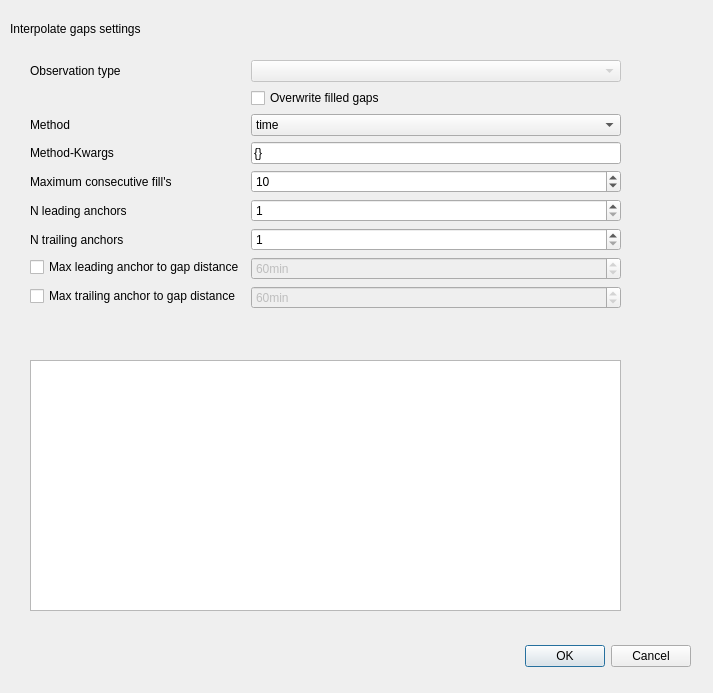
<?xml version="1.0" encoding="UTF-8"?>
<ui version="4.0">
 <class>Dialog</class>
 <widget class="QDialog" name="Dialog">
  <property name="geometry">
   <rect>
    <x>0</x>
    <y>0</y>
    <width>713</width>
    <height>693</height>
   </rect>
  </property>
  <property name="windowTitle">
   <string>Dialog</string>
  </property>
  <widget class="QDialogButtonBox" name="buttonBox">
   <property name="geometry">
    <rect>
     <x>70</x>
     <y>640</y>
     <width>621</width>
     <height>32</height>
    </rect>
   </property>
   <property name="orientation">
    <enum>Qt::Horizontal</enum>
   </property>
   <property name="standardButtons">
    <set>QDialogButtonBox::Cancel|QDialogButtonBox::Ok</set>
   </property>
  </widget>
  <widget class="QLabel" name="label">
   <property name="geometry">
    <rect>
     <x>10</x>
     <y>20</y>
     <width>481</width>
     <height>17</height>
    </rect>
   </property>
   <property name="text">
    <string>Interpolate gaps settings</string>
   </property>
  </widget>
  <widget class="QWidget" name="formLayoutWidget">
   <property name="geometry">
    <rect>
     <x>30</x>
     <y>60</y>
     <width>591</width>
     <height>291</height>
    </rect>
   </property>
   <layout class="QFormLayout" name="formLayout">
    <item row="0" column="0">
     <widget class="QLabel" name="label_2">
      <property name="text">
       <string>Observation type</string>
      </property>
     </widget>
    </item>
    <item row="0" column="1">
     <widget class="QComboBox" name="obstype_spin">
      <property name="enabled">
       <bool>false</bool>
      </property>
     </widget>
    </item>
    <item row="1" column="1">
     <widget class="QCheckBox" name="overwrite_box">
      <property name="text">
       <string>Overwrite filled gaps</string>
      </property>
     </widget>
    </item>
    <item row="2" column="0">
     <widget class="QLabel" name="label_4">
      <property name="text">
       <string>Method</string>
      </property>
     </widget>
    </item>
    <item row="2" column="1">
     <widget class="QComboBox" name="method_spinner">
      <item>
       <property name="text">
        <string>time</string>
       </property>
      </item>
      <item>
       <property name="text">
        <string>linear</string>
       </property>
      </item>
      <item>
       <property name="text">
        <string>nearest</string>
       </property>
      </item>
      <item>
       <property name="text">
        <string>slinear</string>
       </property>
      </item>
      <item>
       <property name="text">
        <string>quadratic</string>
       </property>
      </item>
      <item>
       <property name="text">
        <string>cubic</string>
       </property>
      </item>
      <item>
       <property name="text">
        <string>barycentric</string>
       </property>
      </item>
      <item>
       <property name="text">
        <string>polynomial</string>
       </property>
      </item>
      <item>
       <property name="text">
        <string>krogh</string>
       </property>
      </item>
      <item>
       <property name="text">
        <string>piecewise_polynomial</string>
       </property>
      </item>
      <item>
       <property name="text">
        <string>spline</string>
       </property>
      </item>
      <item>
       <property name="text">
        <string>pchip</string>
       </property>
      </item>
      <item>
       <property name="text">
        <string>akima</string>
       </property>
      </item>
      <item>
       <property name="text">
        <string>cubicspline</string>
       </property>
      </item>
     </widget>
    </item>
    <item row="4" column="0">
     <widget class="QLabel" name="label_5">
      <property name="text">
       <string>Maximum consecutive fill's</string>
      </property>
     </widget>
    </item>
    <item row="5" column="0">
     <widget class="QLabel" name="label_6">
      <property name="text">
       <string>N leading anchors</string>
      </property>
     </widget>
    </item>
    <item row="4" column="1">
     <widget class="QSpinBox" name="max_consec_spinner">
      <property name="minimum">
       <number>2</number>
      </property>
      <property name="maximum">
       <number>10000</number>
      </property>
      <property name="value">
       <number>10</number>
      </property>
     </widget>
    </item>
    <item row="5" column="1">
     <widget class="QSpinBox" name="n_lead_spinner">
      <property name="minimum">
       <number>1</number>
      </property>
      <property name="value">
       <number>1</number>
      </property>
     </widget>
    </item>
    <item row="6" column="0">
     <widget class="QLabel" name="label_7">
      <property name="text">
       <string>N trailing anchors</string>
      </property>
     </widget>
    </item>
    <item row="6" column="1">
     <widget class="QSpinBox" name="n_trail_spinner">
      <property name="minimum">
       <number>1</number>
      </property>
      <property name="value">
       <number>1</number>
      </property>
     </widget>
    </item>
    <item row="7" column="1">
     <widget class="QSpinBox" name="max_leading_distance">
      <property name="enabled">
       <bool>false</bool>
      </property>
      <property name="suffix">
       <string>min</string>
      </property>
      <property name="maximum">
       <number>10000</number>
      </property>
      <property name="value">
       <number>60</number>
      </property>
     </widget>
    </item>
    <item row="8" column="1">
     <widget class="QSpinBox" name="max_trailing_distance">
      <property name="enabled">
       <bool>false</bool>
      </property>
      <property name="suffix">
       <string>min</string>
      </property>
      <property name="minimum">
       <number>0</number>
      </property>
      <property name="maximum">
       <number>10000</number>
      </property>
      <property name="value">
       <number>60</number>
      </property>
     </widget>
    </item>
    <item row="3" column="0">
     <widget class="QLabel" name="label_10">
      <property name="text">
       <string>Method-Kwargs</string>
      </property>
     </widget>
    </item>
    <item row="3" column="1">
     <widget class="QLineEdit" name="methodkwargs_edit">
      <property name="text">
       <string>{}</string>
      </property>
     </widget>
    </item>
    <item row="7" column="0">
     <widget class="QCheckBox" name="use_max_lead_dist">
      <property name="text">
       <string>Max leading anchor to gap distance</string>
      </property>
     </widget>
    </item>
    <item row="8" column="0">
     <widget class="QCheckBox" name="use_max_trail_dist">
      <property name="text">
       <string>Max trailing anchor to gap distance</string>
      </property>
     </widget>
    </item>
   </layout>
  </widget>
  <widget class="QLabel" name="label_11">
   <property name="geometry">
    <rect>
     <x>140</x>
     <y>390</y>
     <width>240</width>
     <height>26</height>
    </rect>
   </property>
   <property name="text">
    <string/>
   </property>
  </widget>
  <widget class="QTextBrowser" name="doc">
   <property name="geometry">
    <rect>
     <x>30</x>
     <y>360</y>
     <width>591</width>
     <height>251</height>
    </rect>
   </property>
  </widget>
 </widget>
 <resources/>
 <connections>
  <connection>
   <sender>buttonBox</sender>
   <signal>accepted()</signal>
   <receiver>Dialog</receiver>
   <slot>accept()</slot>
   <hints>
    <hint type="sourcelabel">
     <x>248</x>
     <y>254</y>
    </hint>
    <hint type="destinationlabel">
     <x>157</x>
     <y>274</y>
    </hint>
   </hints>
  </connection>
  <connection>
   <sender>buttonBox</sender>
   <signal>rejected()</signal>
   <receiver>Dialog</receiver>
   <slot>reject()</slot>
   <hints>
    <hint type="sourcelabel">
     <x>316</x>
     <y>260</y>
    </hint>
    <hint type="destinationlabel">
     <x>286</x>
     <y>274</y>
    </hint>
   </hints>
  </connection>
 </connections>
</ui>
